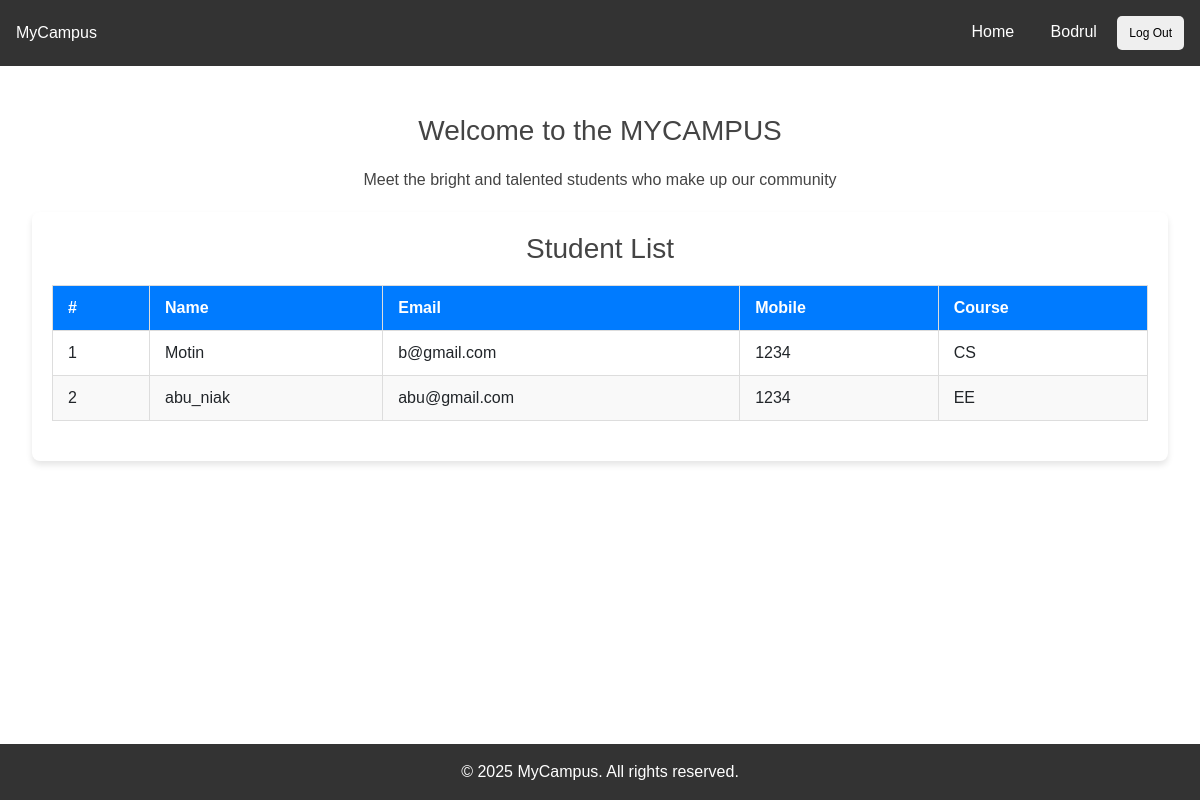
The app's page / (signed in) with its own data.
### student/models.py (models this page shows, shortened)
class Student(models.Model):
    COURSE_CHOICES = [
        ('CS', 'Computer Science'),
        ('IT', 'Information Technology'),
        ('EE', 'Electrical Engineering'),
        ('ME', 'Mechanical Engineering'),
    ]
    name = models.CharField(max_length=50)
    email = models.EmailField(unique=True)
    phone = models.CharField(max_length=15)
    course = models.CharField(max_length=50, choices=COURSE_CHOICES)
    created_by = models.ForeignKey(User, on_delete=models.CASCADE)

### student/views.py (the view)
# urls.py: path('', views.getAllStudent.as_view(), name='Home'),
class getAllStudent(ListView):
  model = models.Student
  template_name = 'index.html'
  context_object_name ='students'
  def get_context_data(self, **kwargs):
        context = super().get_context_data(**kwargs)
        context['show_actions'] = False
        return context

### student/context_processors.py (called while the page is built)
def site_data(request):
  return {
    'app_name': 'MyCampus',
    'footer_info': '2025 MyCampus. All rights reserved.',
  }

### student/templates/index.html
{% extends 'layout.html'%} {% block content %}
<main class="content">
  <h1>Welcome to the {{app_name | upper}} </h1>
  <p>Meet the bright and talented students who make up our community</p>
   {% include "components/table.html" %}
</main>
{% endblock %} {% block title%} Home {% endblock %}

### student/templates/components/nav.html (shortened to what this page needs)
<header class="navbar">
  <div class="logo">{{app_name}} </div>
  <nav>
      <a href={% url 'Home' %}>Home</a>
      {% if user.is_authenticated %}
        <a href={% url 'User_profile' %}>{{ user.username | title }}</a>
        <form action="{% url 'User_logout' %}" method="POST" style="display:inline;">
            <button type="submit">Log Out</button>
        </form>
    {% else %}
        <a href={% url 'User_login' %}>User</a>
        <a href="{% url 'User_login' %}">Log In</a>
        <a href="{% url 'User_create' %}">Sign Up</a>
    {% endif %}
  </nav>
</header>

### student/templates/components/table.html (shortened to what this page needs)
<div class="container">
  <h1>Student List</h1>
  <table>
    <thead>
      <tr>
        <th>#</th>
        <th>Name</th>
        <th>Email</th>
        <th>Mobile</th>
        <th>Course</th>
      </tr>
    </thead>
    <tbody>
      {% for students in students%}
      <tr>
        <td>{{students.id}}</td>
        <td>{{students.name}}</td>
        <td>{{students.email}}</td>
        <td>{{students.phone}}</td>
        <td>{{students.course}}</td>
      {% endfor %}
    </tbody>
  </table>
</div>

### student/static/css/styles.css (style rules this page uses)
* { margin: 0; padding: 0; box-sizing: border-box; }
body { display: flex; flex-direction: column; min-height: 100vh; font-family: Arial, sans-serif; }
a { text-decoration: none; }
.navbar { background-color: #333; color: #fff; padding: 1rem; display: flex; justify-content: space-between; align-items: center; }
.navbar a { color: #fff; text-decoration: none; margin: 0 1rem; }
.content { flex: 1; padding: 2rem; }
.container { max-width: 1200px; margin: 20px auto; padding: 20px; background: #fff; border-radius: 8px; box-shadow: 0 4px 6px rgba(0, 0, 0, 0.1); }
h1 { text-align: center; margin-bottom: 20px; font-size: 28px; color: #444; }
p { text-align: center; margin-bottom: 20px; color: #444; }
table { width: 100%; border-collapse: collapse; margin: 20px 0; }
table thead { background-color: #007bff; color: white; }
table th, table td { padding: 10px 15px; text-align: left; border: 1px solid #ddd; }
table tbody tr:nth-child(even) { background-color: #f9f9f9; }
button { display: inline-flex; align-items: center; justify-content: center; border: none; border-radius: 5px; padding: 8px 12px; font-size: 12px; cursor: pointer; transition: background-color 0.3s; text-decoration: none; }

### records on screen
Student: id "1", name "Motin", email "b@gmail.com", phone "1234", course "CS"
Student: id "2", name "abu_niak", email "abu@gmail.com", phone "1234", course "EE"

### other values on screen
{{ app_name }} "MyCampus"
{{ user.username | title }} "Bodrul"
{{ app_name | upper }} "MYCAMPUS"
{{ footer_info }} "2025 MyCampus. All rights reserved."
